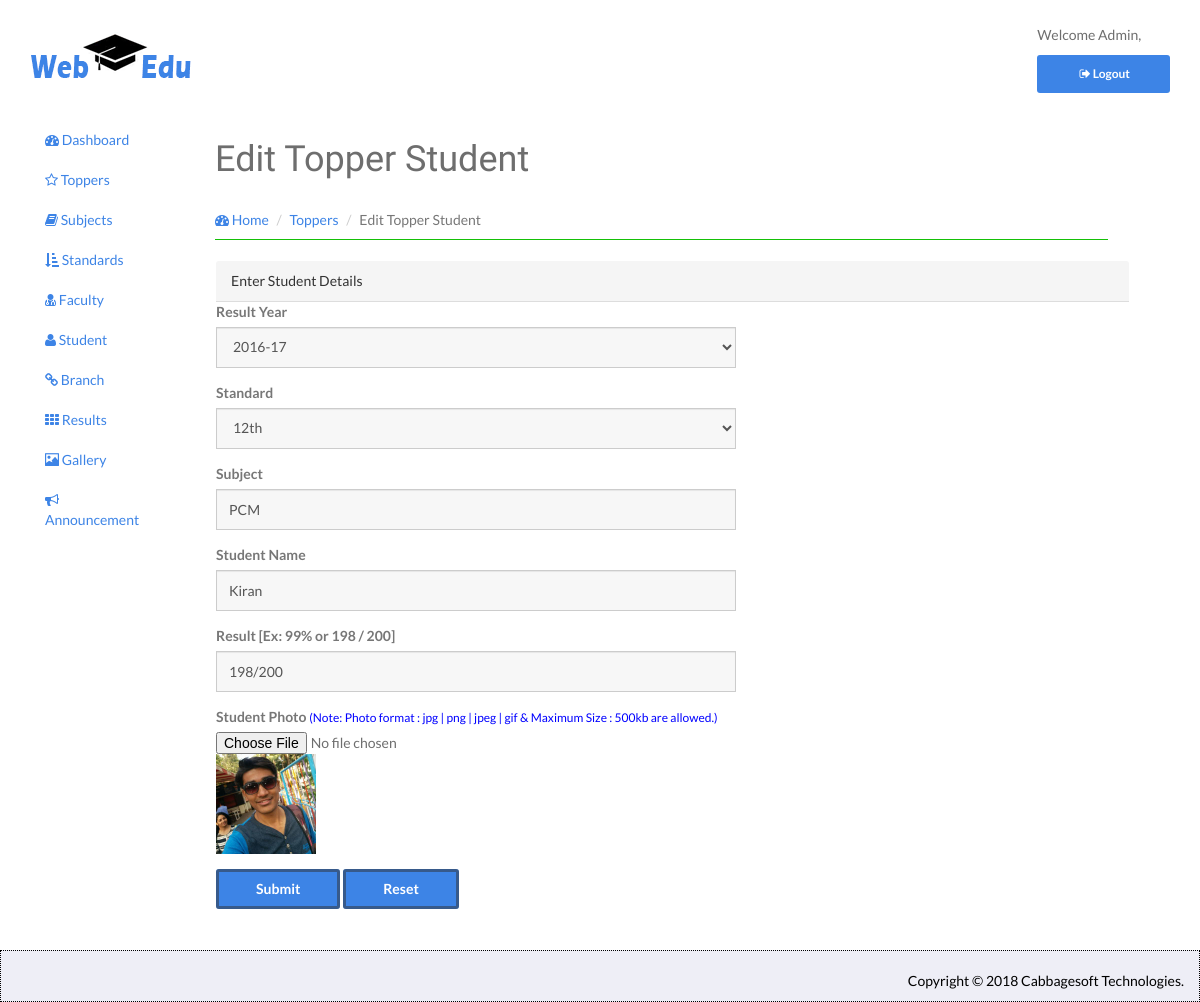
/admin/index.php/Toper_Controller/EditTopper/18, run on an earlier commit of the app's database.
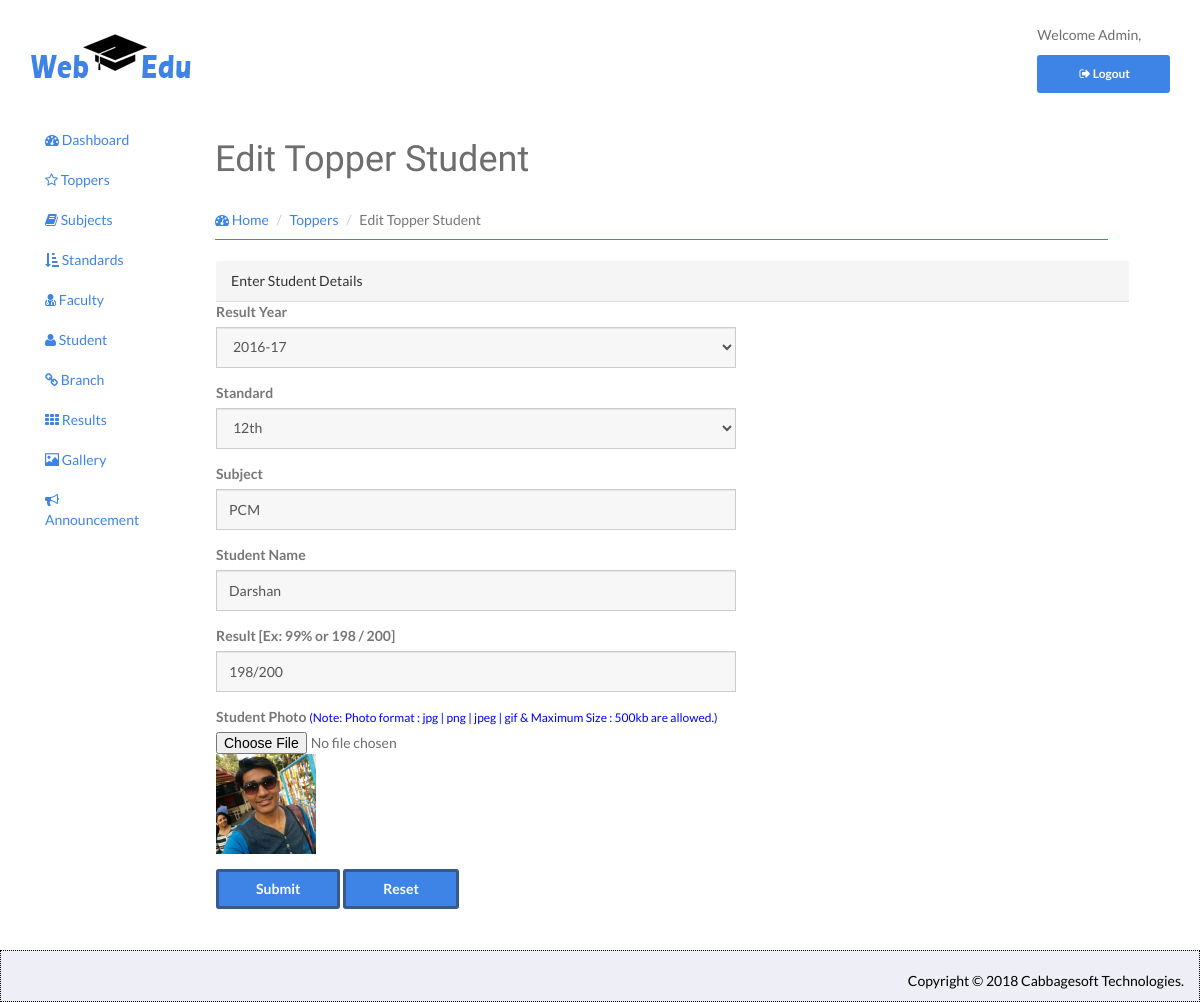
And on a later commit of the database.
### tables this page shows
CREATE TABLE `topper_mst` (
  `topper_id` int(11) NOT NULL,
  `year_id` int(11) NOT NULL,
  `standard_id` int(11) DEFAULT NULL,
  `subject` varchar(250) DEFAULT NULL,
  `student_name` varchar(250) NOT NULL,
  `result` varchar(250) NOT NULL,
  `photo` varchar(250) DEFAULT NULL
);

CREATE TABLE `topper_year_mst` (
  `year_id` int(11) NOT NULL,
  `year` varchar(100) NOT NULL
);

CREATE TABLE `standard_mst` (
  `standard_id` int(11) NOT NULL,
  `standard` varchar(250) DEFAULT NULL
);

### admin/application/controllers/Toper_Controller.php (called while the page is built, shortened)
<?php
class Toper_Controller extends CI_Controller {
    function __construct() {
        $this->load->model('Toper_Model');
    }
    public function EditTopper($id) {
        $result['AllYears'] = $this->Toper_Model->FetchAllYears();
        $result['AllStandards'] = $this->Toper_Model->FetchAllStandards();
        $result['EditTopper'] = $this->Toper_Model->SelectTopperDetails($id);
        $this->load->view('AddToppers', $result);
    }
}

### admin/index.php (called while the page is built, shortened)
<?php
require_once BASEPATH.'core/CodeIgniter.php';

### admin/application/models/Toper_Model.php (called while the page is built, shortened)
<?php
class Toper_Model extends CI_Model {
    public function FetchAllYears() {
        $this->db->select('*')->from('topper_year_mst');
        $query = $this->db->get();
        return $query->result();
    }
    public function FetchAllStandards() {
        $this->db->select('*')->from('standard_mst');
        $query = $this->db->get();
        return $query->result();
    }
    public function SelectTopperDetails($id) {
        $this->db->select('*');
        $this->db->from('topper_mst');
        $this->db->where('topper_id', $id);
        $q = $this->db->get();
        return $q->result();
    }
}
?>

### admin/application/views/AddToppers.php (the view, shortened to what the changed rows need)
<!DOCTYPE html>
<html>
    <head>
    </head>
    <body>
        <div id="wrapper">
            <div id="page-wrapper">
                <div class="row">
                    <div class="col-lg-9">
                         <div class="page-header">
                        <h1 class="heading"><?php if(!isset($EditTopper)){ echo "Add Topper Student"; }else{ echo "Edit Topper Student"; } ?></h1>
                      </div>
                    </div>
                <?php
                    if(isset($EditTopper)){
                        $insert="UpdateTopper";
                        foreach ($EditTopper as $value) {
                            $row=$value;
                        }
                    } else {
                        $insert="InsertNewTopper";
                    }
                ?>
                <div class="row">
                    <div class="col-lg-9">
                        <div class="panel panel-default">
                            <div class="panel-body">
                                <div class="row">
                                    <div class="col-lg-7">
                                        <form role="form" enctype="multipart/form-data" method="post" action="<?php echo base_url("index.php/Toper_Controller/$insert") ?>">
                                             <div class="form-group">
                                                <label>Result Year</label>
                                                <select class="form-input form-control" name="ResultYear" <?php echo(!isset($row)) ? "required" : ""; ?>>
                                                    <?php foreach($AllYears as $years) { ?>
                                                    <option value="<?php echo $years->year_id; ?>" <?php if(isset($row)) : echo($row->year_id == $years->year_id) ? "selected" : ""; endif; ?>>
                                                        <?php echo $years->year; ?>
                                                    </option>
                                                    <?php } ?>
                                                </select>
                                            </div>
                                            <div class="form-group">
                                                <label>Standard</label>
                                                <select class="form-input form-control" name="Standard" <?php echo(!isset($row)) ? "required" : ""; ?>>
                                                     <?php foreach($AllStandards as $standards) { ?>
                                                    <option value="<?php echo $standards->standard_id; ?>" <?php if(isset($row)) : echo($row->standard_id == $standards->standard_id) ? "selected" : ""; endif;?>>
                                                        <?php echo $standards->standard; ?>
                                                    </option>
                                                    <?php } ?>
                                                </select>
                                            </div>
                                            <div class="form-group">
                                                <label>Subject</label>
                                                <input class="form-input form-control" placeholder="Subject" name="Subject" value="<?php if(isset($row)){echo $row->subject;}?>">
                                            </div>
                                            <div class="form-group">
                                                <label>Student Name</label>
                                                <input class="form-input form-control" placeholder="Student Name" name="StudentName" value="<?php if(isset($row)){echo $row->student_name;}?>" <?php echo(!isset($row)) ? "required" : ""; ?>>
                                            </div>
                                            <div class="form-group">
                                                <label>Result  [Ex: 99% or 198 / 200]</label>
                                                <input class="form-input form-control" type="text" placeholder="Result" name="Result" value="<?php if(isset($row)){echo $row->result;}?>" <?php echo(!isset($row)) ? "required" : ""; ?> >
                                            </div>
                                            <div class="form-group">
                                                <label>Student Photo <span style="color:blue;font-size:12px;font-weight: normal;">(Note: Photo format : jpg | png | jpeg | gif & Maximum Size : 500kb are allowed.)</span></label>
                                                <input type="file" class="form-input" name="ImageUpload" accept="image/*" value="<?php if(isset($row)){ echo $row->photo;}?> " >
                                               <?php if(isset($row)) {?> <img src="<?php echo base_url("panel/img/topperimage/$row->photo")?>"  width="100px" height="100px"><?php } ?>
                                            </div>
                                        </form>
                                    </div>
                                </div>
                            </div>
                        </div>
                    </div>
                </div>
                </div>
</div></div>
                </body>
                </html>

What changed in the data, as far as the page shows it:
changed topper_mst "PCM": StudentName "Kiran" → "Darshan"
